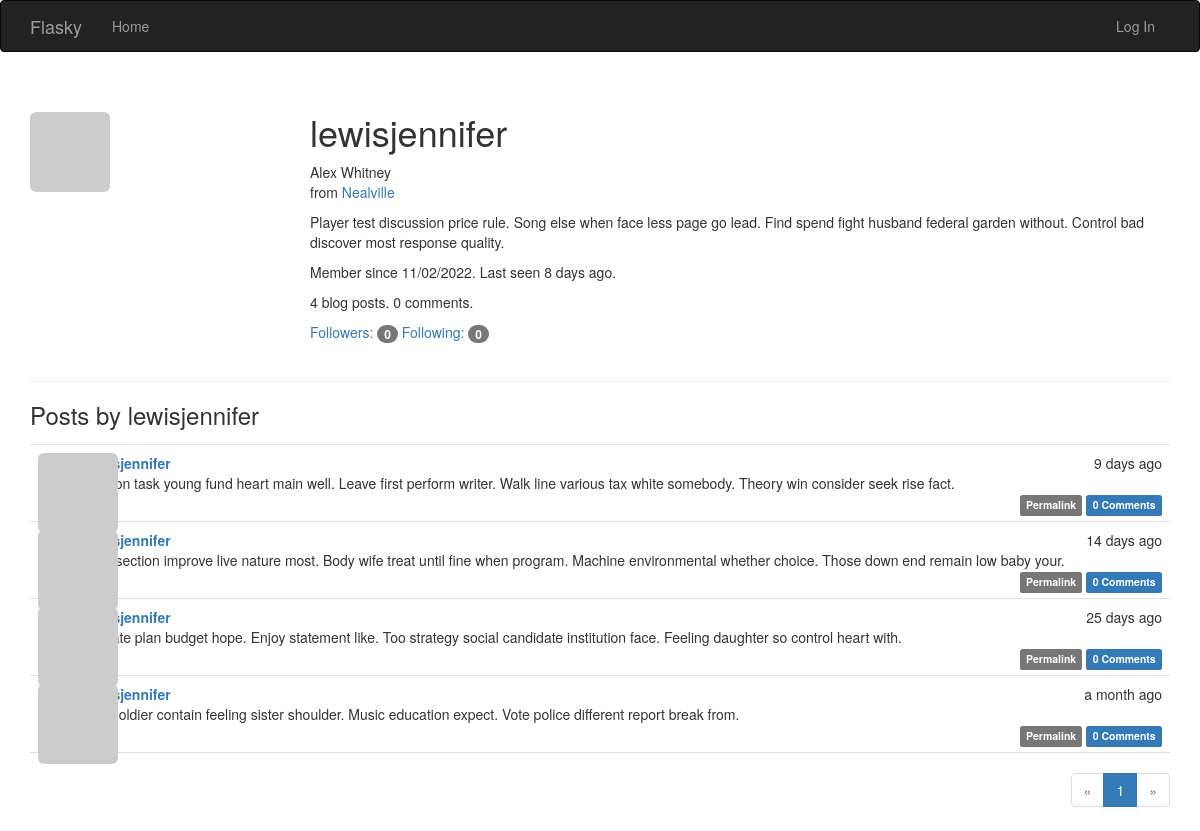
Page /user/lewisjennifer on the committed database.
### app/models.py (models this page shows, shortened)
class User(UserMixin, db.Model):
    __tablename__ = 'users'
    id = db.Column(db.Integer, primary_key=True)
    email = db.Column(db.String(64), unique=True, index=True)
    username = db.Column(db.String(64), unique=True, index=True)
    role_id = db.Column(db.Integer, db.ForeignKey('roles.id'))
    password_hash = db.Column(db.String(128))
    confirmed = db.Column(db.Boolean, default=False)
    name = db.Column(db.String(64))
    location = db.Column(db.String(64))
    about_me = db.Column(db.Text())
    member_since = db.Column(db.DateTime(), default=datetime.utcnow)
    last_seen = db.Column(db.DateTime(), default=datetime.utcnow)
    avatar_hash = db.Column(db.String(32))
    posts = db.relationship('Post', backref='author', lazy='dynamic')
    followed = db.relationship('Follow', foreign_keys=[Follow.follower_id],
                               backref=db.backref('follower', lazy='joined'),
                               lazy='dynamic',
                               cascade='all, delete-orphan')
    followers = db.relationship('Follow', foreign_keys=[Follow.followed_id],
                                backref=db.backref('followed', lazy='joined'),
                                lazy='dynamic',
                                cascade='all, delete-orphan')
    comments = db.relationship('Comment', backref='author', lazy='dynamic')
    @property
    def password(self):
        raise AttributeError('password is not a readable attribute')
    def gravatar(self, size=100, default='identicon', rating='g'):
        url = 'https://secure.gravatar.com/avatar'
        hash = self.avatar_hash or self.gravatar_hash()
        return '{url}/{hash}?s={size}&d={default}&r={rating}'.format(
            url=url, hash=hash, size=size, default=default, rating=rating)

class Post(db.Model):
    __tablename__ = 'posts'
    id = db.Column(db.Integer, primary_key=True)
    body = db.Column(db.Text)
    body_html = db.Column(db.Text)
    timestamp = db.Column(db.DateTime, index=True, default=datetime.utcnow)
    author_id = db.Column(db.Integer, db.ForeignKey('users.id'))
    comments = db.relationship('Comment', backref='post', lazy='dynamic')

### app/main/views.py (the view)
@main.route('/user/<username>')
def user(username):
    user = User.query.filter_by(username=username).first_or_404()
    page = request.args.get('page', 1, type=int)
    pagination = user.posts.order_by(Post.timestamp.desc()).paginate(page=page,
                                                                     per_page=current_app.config[
                                                                         'FLASKY_POSTS_PER_PAGE'], error_out=False)
    posts = pagination.items
    return render_template('user.html', user=user, posts=posts, pagination=pagination)

### app/auth/views.py (called while the page is built)
@auth.before_app_request
def before_request():
    if current_user.is_authenticated:
        current_user.ping()
        if not current_user.confirmed \
                and request.endpoint \
                and request.blueprint != 'auth' \
                and request.endpoint != 'static':
            return redirect(url_for('auth.unconfirmed'))

### app/main/__init__.py (called while the page is built)
@main.app_context_processor
def inject_permissions():
    return dict(Permission=Permission)

### app/models.py (called while the page is built)
    def can(self, permissions):
        return False

    def is_administrator(self):
        return False

### app/templates/user.html (shortened to what this page needs)
{% extends 'base.html' %}
{% import "_macros.html" as macros %}
{% block page_content %}
<div class="page-header">
    <img class="img-rounded profile-thumbnail" src="{{ user.gravatar(size=256) }}">
    <div class="profile-header">
        <h1>{{ user.username }}</h1>
        {% if user.name or user.location %}
        <p>
            {% if user.name %}{{ user.name }}<br>{% endif %}
            {% if user.location %}
                from <a href="http://maps.google.com/?q={{ user.location }}">{{ user.location }}</a><br>
            {% endif %}
        </p>
        {% endif %}
        {% if user.about_me %}<p>{{ user.about_me }}</p>{% endif %}
        <p>Member since {{ moment(user.member_since).format('L') }}. Last seen {{ moment(user.last_seen).fromNow() }}.</p>
        <p>{{ user.posts.count() }} blog posts. {{ user.comments.count() }} comments.</p>
        <p>
            <a href="{{ url_for('.followers', username=user.username) }}">Followers: <span class="badge">{{ user.followers.count() - 1 }}</span></a>
            <a href="{{ url_for('.followed_by', username=user.username) }}">Following: <span class="badge">{{ user.followed.count() - 1}}</span></a>
        </p>
    </div>
</div>
<h3>Posts by {{ user.username }}</h3>
{% include '_posts.html' %}
{% if pagination %}
<div class="pagination">
    {{ macros.pagination_widget(pagination, '.user', username=user.username) }}
</div>
{% endif %}
{% endblock %}

### app/templates/_posts.html (shortened to what this page needs)
<ul class="posts">
    {% for post in posts %}
    <li class="post">
        <div class="post-thumbnail">
            <a href="{{ url_for('.user', username=post.author.username) }}">
                <img class="img-rounded profile-thumbnail" src="{{ post.author.gravatar(size=40) }}">
            </a>
        </div>
        <div class="post-content">
            <div class="post-date">{{ moment(post.timestamp).fromNow() }}</div>
            <div class="post-author"><a href="{{ url_for('.user', username=post.author.username) }}">{{ post.author.username }}</a></div>
            <div class="post-body">
                {% if post.body_html %}
                    {{ post.body_html | safe }}
                {% else %}
                    {{ post.body }}
                {% endif %}
            </div>
            <div class="post-footer">
                <a href="{{ url_for('.post', id=post.id) }}">
                    <span class="label label-default">Permalink</span>
                </a>
                <a href="{{ url_for('.post', id=post.id)}}#comments">
                    <span class="label label-primary">{{ post.comments.count() }} Comments</span>
                </a>
            </div>
        </div>
    </li>
    {% endfor %}
</ul>

### app/static/styles.css (style rules this page uses)
.profile-thumbnail { position: absolute; }
.profile-header { min-height: 260px; margin-left: 280px; }
ul.posts { list-style-type: none; padding: 0px; margin: 16px 0px 0px 0px; border-top: 1px solid #e0e0e0; }
ul.posts li.post { padding: 8px; border-bottom: 1px solid #e0e0e0; }
div.post-date { float: right; }
div.post-author { font-weight: bold; }
div.post-thumbnail { position: absolute; }
div.post-content { margin-left: 48px; min-height: 48px; }
div.post-footer { text-align: right; }
div.pagination { width: 100%; text-align: right; padding: 0px; margin: 0px; }

### rows in the picture
User: username "lewisjennifer", name "Alex Whitney", location "Nealville", about_me "Player test discussion price rule. Song else when face less page go lead. Find spend fight husband federal garden without. Control bad discover most response quality.", member_since "11/02/2022", last_seen "8 days ago"
Post: timestamp "9 days ago", author.username "lewisjennifer", body "Region task young fund heart main well. Leave first perform writer. Walk line various tax white somebody. Theory win consider seek rise fact.", comments.count "0"
Post: timestamp "14 days ago", author.username "lewisjennifer", body "Star section improve live nature most. Body wife treat until fine when program. Machine environmental whether choice. Those down end remain low baby your.", comments.count "0"
Post: timestamp "25 days ago", author.username "lewisjennifer", body "Debate plan budget hope. Enjoy statement like. Too strategy social candidate institution face. Feeling daughter so control heart with.", comments.count "0"
Post: timestamp "a month ago", author.username "lewisjennifer", body "Cut soldier contain feeling sister shoulder. Music education expect. Vote police different report break from.", comments.count "0"

### other values in the picture
{{ user.posts.count() }} "4"
{{ user.comments.count() }} "0"
{{ user.followers.count() - 1 }} "0"
{{ user.followed.count() - 1 }} "0"
{{ p }} "1"
